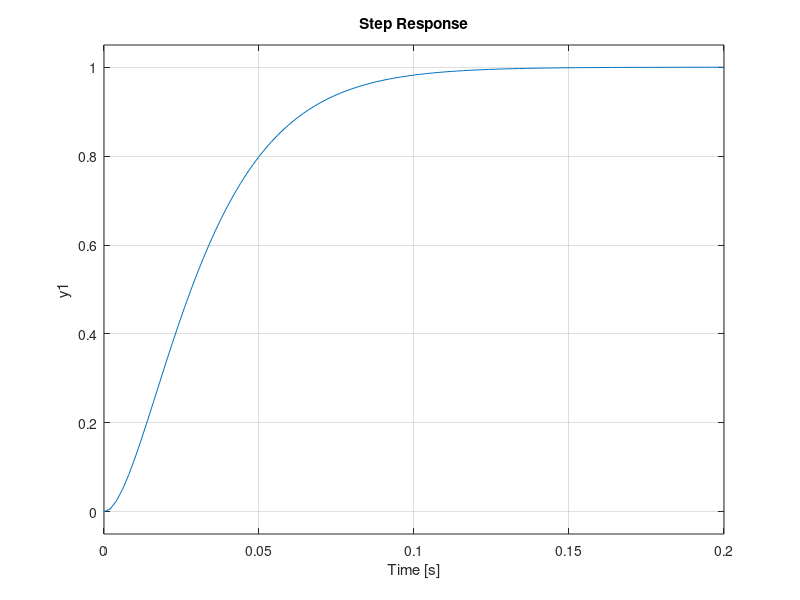

This figure's MATLAB source:
clc;close all;
M = 5.8967008;
V = 860.425*1022.35*11.1125;

p = M/V;                    %density [kg/mm^3]
v = 30*30*11.1125-4^2*pi/4; %volume of block [mm^3]
m = v*p;                    %mass of block [kg]
Jb = 1/6*m*0.03^2;          %Polar moment of inertia of block [kg m^2]
km1 = 0.1287;               %Km of motor without block [rev/volt]
km2 = 0.1502;               %Km of motor with block [rev/volt]
Tm1 = 0.00886;              %Tm of motor without block [s]
Tm2 = 0.008367;             %Tm of motor with block [s]
Jm = Tm1/(Tm2-Tm1)*Jb;      %J of the motor without block [kg m^2]

L = .35;    %length of bar
w = .02;    %width of bar
t = 0.01;   %thickness of bar
p = 1;      %density of bar
mb = p*L*t*w;   %mass of bar
J_bar = 1/12*mb*(4*L^2+w^2);    %polar moment of bar [Kg m^2]

J = Jb;                     %J of system    [Kg m^2]
Tm = Tm1*(Jm+J)/Jm;         %Tm of system   [seconds]
Km = km1*2*pi;                   %Km of system   [rad/s]

Kd = 0; %derivative gain
Kp = 1/(4*Km*Tm); %proportional gain
Ki = 0; %integral gain
%Ki = Kp^2/4/(Kd+1/Km);
%0.05 5 .05
%T = tf([Kd Kp Ki]*Km/Tm, [1 (Kd*Km+1)/Tm (Kp*Km/Tm) (Ki*Km/Tm)]);

T = tf(Km*Kp/Tm, [1 1/Tm Kp*Km/Tm]);
step(T,0.2)
hold on

Vdd = 12.24;
Kp_1 = Kp/(Vdd/100);    %controller gain
Kp_2 = 12.24/100;       %[duty cycle -> Vin] gain

